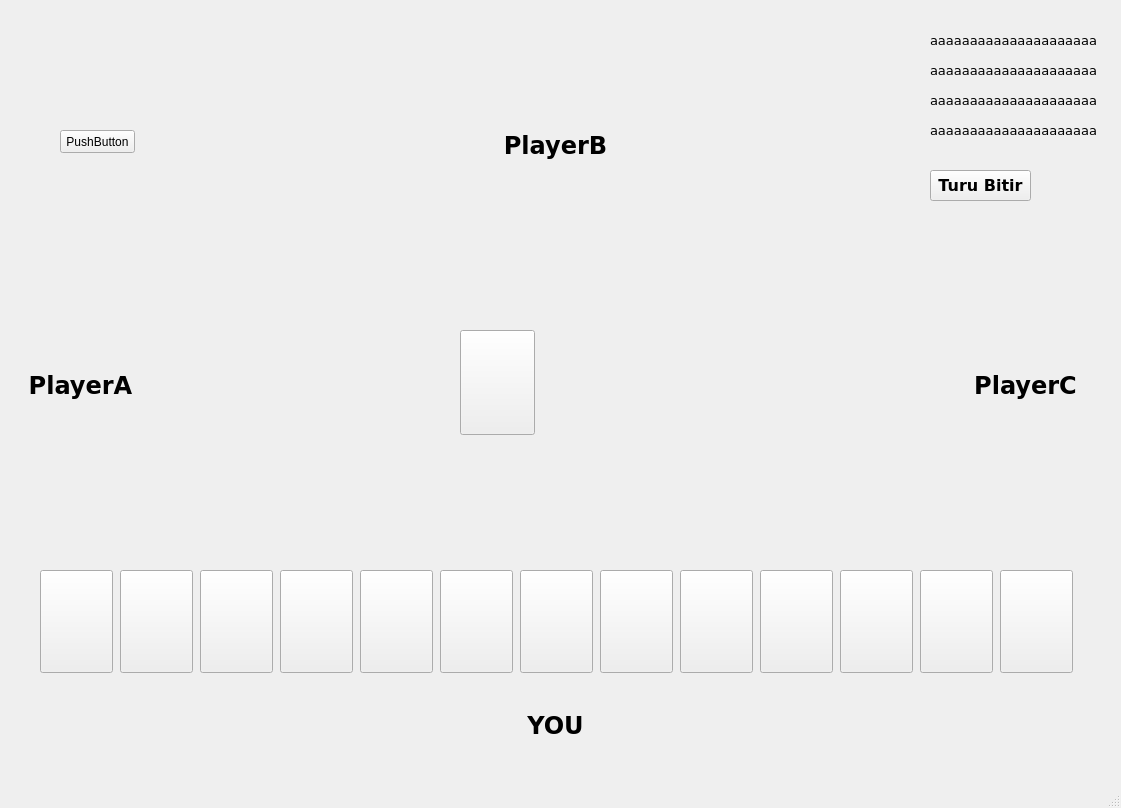
<?xml version="1.0" encoding="UTF-8"?>
<ui version="4.0">
 <class>MainWindow</class>
 <widget class="QMainWindow" name="MainWindow">
  <property name="geometry">
   <rect>
    <x>0</x>
    <y>0</y>
    <width>1121</width>
    <height>808</height>
   </rect>
  </property>
  <property name="windowTitle">
   <string>MainWindow</string>
  </property>
  <widget class="QWidget" name="centralwidget">
   <widget class="QLabel" name="plabelB">
    <property name="geometry">
     <rect>
      <x>440</x>
      <y>120</y>
      <width>231</width>
      <height>51</height>
     </rect>
    </property>
    <property name="font">
     <font>
      <family>Verdana</family>
      <pointsize>18</pointsize>
      <weight>75</weight>
      <bold>true</bold>
     </font>
    </property>
    <property name="text">
     <string>PlayerB</string>
    </property>
    <property name="alignment">
     <set>Qt::AlignCenter</set>
    </property>
   </widget>
   <widget class="QLabel" name="plabelA">
    <property name="geometry">
     <rect>
      <x>20</x>
      <y>360</y>
      <width>121</width>
      <height>51</height>
     </rect>
    </property>
    <property name="font">
     <font>
      <family>Verdana</family>
      <pointsize>18</pointsize>
      <weight>75</weight>
      <bold>true</bold>
     </font>
    </property>
    <property name="text">
     <string>PlayerA</string>
    </property>
    <property name="alignment">
     <set>Qt::AlignCenter</set>
    </property>
   </widget>
   <widget class="QLabel" name="plabelC">
    <property name="geometry">
     <rect>
      <x>960</x>
      <y>360</y>
      <width>131</width>
      <height>51</height>
     </rect>
    </property>
    <property name="font">
     <font>
      <family>Verdana</family>
      <pointsize>18</pointsize>
      <weight>75</weight>
      <bold>true</bold>
     </font>
    </property>
    <property name="text">
     <string>PlayerC</string>
    </property>
    <property name="alignment">
     <set>Qt::AlignCenter</set>
    </property>
   </widget>
   <widget class="QLabel" name="plabelyou">
    <property name="geometry">
     <rect>
      <x>440</x>
      <y>700</y>
      <width>231</width>
      <height>51</height>
     </rect>
    </property>
    <property name="font">
     <font>
      <family>Verdana</family>
      <pointsize>18</pointsize>
      <weight>75</weight>
      <bold>true</bold>
     </font>
    </property>
    <property name="text">
     <string>YOU</string>
    </property>
    <property name="alignment">
     <set>Qt::AlignCenter</set>
    </property>
   </widget>
   <widget class="QLabel" name="clabelA">
    <property name="geometry">
     <rect>
      <x>180</x>
      <y>320</y>
      <width>104</width>
      <height>121</height>
     </rect>
    </property>
    <property name="text">
     <string/>
    </property>
   </widget>
   <widget class="QLabel" name="clabelMiddle">
    <property name="enabled">
     <bool>true</bool>
    </property>
    <property name="geometry">
     <rect>
      <x>590</x>
      <y>330</y>
      <width>71</width>
      <height>101</height>
     </rect>
    </property>
    <property name="text">
     <string/>
    </property>
   </widget>
   <widget class="QPushButton" name="btpush1">
    <property name="geometry">
     <rect>
      <x>60</x>
      <y>130</y>
      <width>75</width>
      <height>23</height>
     </rect>
    </property>
    <property name="text">
     <string>PushButton</string>
    </property>
   </widget>
   <widget class="QLabel" name="clabelB">
    <property name="geometry">
     <rect>
      <x>500</x>
      <y>180</y>
      <width>104</width>
      <height>121</height>
     </rect>
    </property>
    <property name="text">
     <string/>
    </property>
   </widget>
   <widget class="QLabel" name="clabelC">
    <property name="geometry">
     <rect>
      <x>840</x>
      <y>330</y>
      <width>104</width>
      <height>121</height>
     </rect>
    </property>
    <property name="text">
     <string/>
    </property>
   </widget>
   <widget class="QPushButton" name="bt_tur">
    <property name="geometry">
     <rect>
      <x>930</x>
      <y>170</y>
      <width>101</width>
      <height>31</height>
     </rect>
    </property>
    <property name="font">
     <font>
      <family>Verdana</family>
      <pointsize>12</pointsize>
      <weight>75</weight>
      <bold>true</bold>
     </font>
    </property>
    <property name="text">
     <string>Turu Bitir</string>
    </property>
   </widget>
   <widget class="QPushButton" name="bt_Deck">
    <property name="geometry">
     <rect>
      <x>460</x>
      <y>330</y>
      <width>75</width>
      <height>105</height>
     </rect>
    </property>
    <property name="text">
     <string/>
    </property>
    <property name="icon">
     <iconset>
      <normaloff>card_backside_27percent.jpg</normaloff>card_backside_27percent.jpg</iconset>
    </property>
    <property name="iconSize">
     <size>
      <width>100</width>
      <height>100</height>
     </size>
    </property>
   </widget>
   <widget class="QPushButton" name="bt_El_3">
    <property name="enabled">
     <bool>true</bool>
    </property>
    <property name="geometry">
     <rect>
      <x>440</x>
      <y>570</y>
      <width>73</width>
      <height>103</height>
     </rect>
    </property>
    <property name="text">
     <string/>
    </property>
    <property name="iconSize">
     <size>
      <width>100</width>
      <height>100</height>
     </size>
    </property>
   </widget>
   <widget class="QPushButton" name="bt_El_6">
    <property name="enabled">
     <bool>true</bool>
    </property>
    <property name="geometry">
     <rect>
      <x>680</x>
      <y>570</y>
      <width>73</width>
      <height>103</height>
     </rect>
    </property>
    <property name="text">
     <string/>
    </property>
    <property name="iconSize">
     <size>
      <width>100</width>
      <height>100</height>
     </size>
    </property>
   </widget>
   <widget class="QPushButton" name="bt_El_5">
    <property name="enabled">
     <bool>true</bool>
    </property>
    <property name="geometry">
     <rect>
      <x>600</x>
      <y>570</y>
      <width>73</width>
      <height>103</height>
     </rect>
    </property>
    <property name="text">
     <string/>
    </property>
    <property name="iconSize">
     <size>
      <width>100</width>
      <height>100</height>
     </size>
    </property>
   </widget>
   <widget class="QPushButton" name="bt_El_4">
    <property name="enabled">
     <bool>true</bool>
    </property>
    <property name="geometry">
     <rect>
      <x>520</x>
      <y>570</y>
      <width>73</width>
      <height>103</height>
     </rect>
    </property>
    <property name="text">
     <string/>
    </property>
    <property name="iconSize">
     <size>
      <width>100</width>
      <height>100</height>
     </size>
    </property>
   </widget>
   <widget class="QPushButton" name="bt_El_2">
    <property name="enabled">
     <bool>true</bool>
    </property>
    <property name="geometry">
     <rect>
      <x>360</x>
      <y>570</y>
      <width>73</width>
      <height>103</height>
     </rect>
    </property>
    <property name="text">
     <string/>
    </property>
    <property name="iconSize">
     <size>
      <width>100</width>
      <height>100</height>
     </size>
    </property>
   </widget>
   <widget class="QPushButton" name="bt_El_1">
    <property name="enabled">
     <bool>true</bool>
    </property>
    <property name="geometry">
     <rect>
      <x>280</x>
      <y>570</y>
      <width>73</width>
      <height>103</height>
     </rect>
    </property>
    <property name="text">
     <string/>
    </property>
    <property name="iconSize">
     <size>
      <width>100</width>
      <height>100</height>
     </size>
    </property>
   </widget>
   <widget class="QPushButton" name="bt_El_9">
    <property name="enabled">
     <bool>true</bool>
    </property>
    <property name="geometry">
     <rect>
      <x>200</x>
      <y>570</y>
      <width>73</width>
      <height>103</height>
     </rect>
    </property>
    <property name="text">
     <string/>
    </property>
    <property name="iconSize">
     <size>
      <width>100</width>
      <height>100</height>
     </size>
    </property>
   </widget>
   <widget class="QLabel" name="lbl_sira_p1">
    <property name="geometry">
     <rect>
      <x>930</x>
      <y>30</y>
      <width>170</width>
      <height>20</height>
     </rect>
    </property>
    <property name="font">
     <font>
      <family>Verdana</family>
      <pointsize>10</pointsize>
      <weight>50</weight>
      <bold>false</bold>
     </font>
    </property>
    <property name="text">
     <string>aaaaaaaaaaaaaaaaaaaaa</string>
    </property>
   </widget>
   <widget class="QLabel" name="lbl_sira_p2">
    <property name="geometry">
     <rect>
      <x>930</x>
      <y>60</y>
      <width>170</width>
      <height>20</height>
     </rect>
    </property>
    <property name="font">
     <font>
      <family>Verdana</family>
      <pointsize>10</pointsize>
      <weight>50</weight>
      <bold>false</bold>
     </font>
    </property>
    <property name="text">
     <string>aaaaaaaaaaaaaaaaaaaaa</string>
    </property>
   </widget>
   <widget class="QLabel" name="lbl_sira_p3">
    <property name="geometry">
     <rect>
      <x>930</x>
      <y>90</y>
      <width>170</width>
      <height>20</height>
     </rect>
    </property>
    <property name="font">
     <font>
      <family>Verdana</family>
      <pointsize>10</pointsize>
      <weight>50</weight>
      <bold>false</bold>
     </font>
    </property>
    <property name="text">
     <string>aaaaaaaaaaaaaaaaaaaaa</string>
    </property>
   </widget>
   <widget class="QLabel" name="lbl_sira_p4">
    <property name="geometry">
     <rect>
      <x>930</x>
      <y>120</y>
      <width>170</width>
      <height>20</height>
     </rect>
    </property>
    <property name="font">
     <font>
      <family>Verdana</family>
      <pointsize>10</pointsize>
      <weight>50</weight>
      <bold>false</bold>
     </font>
    </property>
    <property name="text">
     <string>aaaaaaaaaaaaaaaaaaaaa</string>
    </property>
   </widget>
   <widget class="QLabel" name="lbl_arrow_up">
    <property name="geometry">
     <rect>
      <x>840</x>
      <y>30</y>
      <width>51</width>
      <height>51</height>
     </rect>
    </property>
    <property name="text">
     <string/>
    </property>
    <property name="pixmap">
     <pixmap>Arrow_up.png</pixmap>
    </property>
   </widget>
   <widget class="QLabel" name="lbl_arrow_down">
    <property name="geometry">
     <rect>
      <x>840</x>
      <y>90</y>
      <width>51</width>
      <height>51</height>
     </rect>
    </property>
    <property name="text">
     <string/>
    </property>
    <property name="pixmap">
     <pixmap>Arrow_down.png</pixmap>
    </property>
   </widget>
   <widget class="QPushButton" name="bt_El_7">
    <property name="enabled">
     <bool>true</bool>
    </property>
    <property name="geometry">
     <rect>
      <x>760</x>
      <y>570</y>
      <width>73</width>
      <height>103</height>
     </rect>
    </property>
    <property name="text">
     <string/>
    </property>
    <property name="iconSize">
     <size>
      <width>100</width>
      <height>100</height>
     </size>
    </property>
   </widget>
   <widget class="QPushButton" name="bt_El_8">
    <property name="enabled">
     <bool>true</bool>
    </property>
    <property name="geometry">
     <rect>
      <x>840</x>
      <y>570</y>
      <width>73</width>
      <height>103</height>
     </rect>
    </property>
    <property name="text">
     <string/>
    </property>
    <property name="iconSize">
     <size>
      <width>100</width>
      <height>100</height>
     </size>
    </property>
   </widget>
   <widget class="QPushButton" name="bt_El_10">
    <property name="enabled">
     <bool>true</bool>
    </property>
    <property name="geometry">
     <rect>
      <x>920</x>
      <y>570</y>
      <width>73</width>
      <height>103</height>
     </rect>
    </property>
    <property name="text">
     <string/>
    </property>
    <property name="iconSize">
     <size>
      <width>100</width>
      <height>100</height>
     </size>
    </property>
   </widget>
   <widget class="QPushButton" name="bt_El_11">
    <property name="enabled">
     <bool>true</bool>
    </property>
    <property name="geometry">
     <rect>
      <x>120</x>
      <y>570</y>
      <width>73</width>
      <height>103</height>
     </rect>
    </property>
    <property name="text">
     <string/>
    </property>
    <property name="iconSize">
     <size>
      <width>100</width>
      <height>100</height>
     </size>
    </property>
   </widget>
   <widget class="QPushButton" name="bt_El_12">
    <property name="enabled">
     <bool>true</bool>
    </property>
    <property name="geometry">
     <rect>
      <x>1000</x>
      <y>570</y>
      <width>73</width>
      <height>103</height>
     </rect>
    </property>
    <property name="text">
     <string/>
    </property>
    <property name="iconSize">
     <size>
      <width>100</width>
      <height>100</height>
     </size>
    </property>
   </widget>
   <widget class="QPushButton" name="bt_El_13">
    <property name="enabled">
     <bool>true</bool>
    </property>
    <property name="geometry">
     <rect>
      <x>40</x>
      <y>570</y>
      <width>73</width>
      <height>103</height>
     </rect>
    </property>
    <property name="text">
     <string/>
    </property>
    <property name="iconSize">
     <size>
      <width>100</width>
      <height>100</height>
     </size>
    </property>
   </widget>
  </widget>
  <widget class="QMenuBar" name="menubar">
   <property name="geometry">
    <rect>
     <x>0</x>
     <y>0</y>
     <width>1121</width>
     <height>21</height>
    </rect>
   </property>
  </widget>
  <widget class="QStatusBar" name="statusbar"/>
 </widget>
 <resources/>
 <connections/>
</ui>
